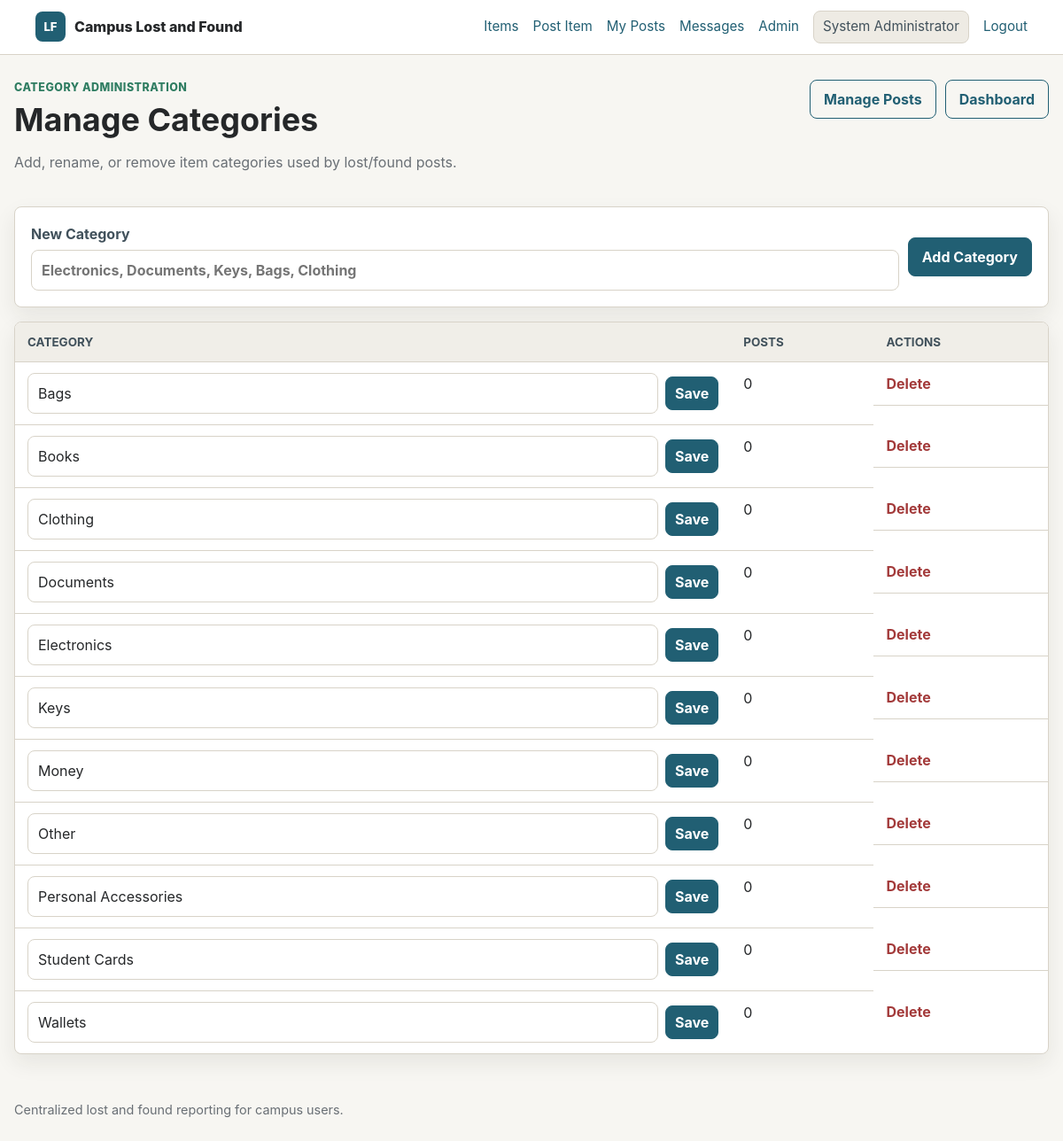
Screenshot of /admin/categories.php (signed in) with the database file from the repository.
### tables this page shows
CREATE TABLE IF NOT EXISTS users (
  id INT AUTO_INCREMENT PRIMARY KEY,
  name VARCHAR(120) NOT NULL,
  email VARCHAR(180) NOT NULL UNIQUE,
  password_hash VARCHAR(255) NOT NULL,
  role ENUM('user', 'admin') NOT NULL DEFAULT 'user',
  created_at TIMESTAMP NOT NULL DEFAULT CURRENT_TIMESTAMP
);

CREATE TABLE IF NOT EXISTS categories (
  id INT AUTO_INCREMENT PRIMARY KEY,
  name VARCHAR(80) NOT NULL UNIQUE
);

### includes/functions.php (called while the page is built, shortened)
<?php
function e(?string $value): string
{
    return htmlspecialchars((string) $value, ENT_QUOTES, 'UTF-8');
}
function url(string $path = ''): string
{
    return BASE_URL . '/' . ltrim($path, '/');
}

### includes/db.php (called while the page is built, shortened)
<?php
function db(): PDO
{
    static $pdo = null;
    if ($pdo instanceof PDO) {
        return $pdo;
    }
    $triedPorts = [];
    foreach (database_ports() as $port) {
        $triedPorts[] = $port;
        try {
            $dsn = sprintf('mysql:host=%s;port=%s;dbname=%s;charset=utf8mb4', DB_HOST, $port, DB_NAME);
            $pdo = new PDO($dsn, DB_USER, DB_PASS, [
                PDO::ATTR_ERRMODE => PDO::ERRMODE_EXCEPTION,
                PDO::ATTR_DEFAULT_FETCH_MODE => PDO::FETCH_ASSOC,
                PDO::ATTR_EMULATE_PREPARES => false,
            ]);
            return $pdo;
        } catch (PDOException) {
            $pdo = null;
        }
    }
    throw new RuntimeException(database_connection_error($triedPorts, true));
}

### includes/auth.php (called while the page is built, shortened)
<?php
function current_user(): ?array
{
    static $cached = null;
    if ($cached !== null && (int) $cached['id'] === (int) $_SESSION['user_id']) {
        return $cached;
    }
    $stmt = db()->prepare('SELECT id, name, email, role, created_at FROM users WHERE id = ?');
    $stmt->execute([$_SESSION['user_id']]);
    $cached = $stmt->fetch() ?: null;
    return $cached;
}
function is_logged_in(): bool
{
    return current_user() !== null;
}
function is_admin(): bool
{
    $user = current_user();
    return $user !== null && $user['role'] === 'admin';
}
function require_login(): void
{
    if (!is_logged_in()) {
        flash('Please log in to continue.', 'warning');
        redirect('login.php');
    }
}
function require_admin(): void
{
    require_login();
}

### admin/categories.php (the view, shortened to what this page needs)
<?php
require_admin();
$categories = db()->query("SELECT categories.id, categories.name, COUNT(items.id) AS item_count
    FROM categories
    LEFT JOIN items ON items.category_id = categories.id
    GROUP BY categories.id, categories.name
    ORDER BY categories.name")->fetchAll();
include dirname(__DIR__) . '/includes/header.php';
?>
<main class="page">
    <section class="page-head">
        <div>
            <p class="eyebrow">Category administration</p>
            <h1>Manage Categories</h1>
            <p class="muted">Add, rename, or remove item categories used by lost/found posts.</p>
        </div>
        <div class="form-actions">
            <a class="button ghost" href="<?= e(url('admin/posts.php')) ?>">Manage Posts</a>
            <a class="button ghost" href="<?= e(url('admin/index.php')) ?>">Dashboard</a>
        </div>
    </section>
    <form class="panel form-actions category-create-form" method="post">
        <label class="category-name-field">New Category
            <input type="text" name="name" placeholder="Electronics, Documents, Keys, Bags, Clothing" required>
        </label>
        <button class="button" type="submit">Add Category</button>
    </form>
    <div class="table-wrap">
        <table>
            <thead>
            <tr>
                <th>Category</th>
                <th>Posts</th>
                <th>Actions</th>
            </tr>
            </thead>
            <tbody>
            <?php foreach ($categories as $category): ?>
                <tr>
                    <td>
                        <form class="inline-edit-form" method="post">
                            <input type="text" name="name" value="<?= e($category['name']) ?>" required>
                            <button class="button small" type="submit">Save</button>
                        </form>
                    </td>
                    <td><?= (int) $category['item_count'] ?></td>
                    <td class="actions">
                        <?php if ((int) $category['item_count'] === 0): ?>
                            <form method="post" data-confirm="Delete this category?">
                                <button class="link-danger" type="submit">Delete</button>
                            </form>
                        <?php else: ?>
                            <span class="muted">In use</span>
                        <?php endif; ?>
                    </td>
                </tr>
            <?php endforeach; ?>
            </tbody>
        </table>
    </div>
</main>
<?php include dirname(__DIR__) . '/includes/footer.php'; ?>

### includes/header.php (shortened to what this page needs)
<?php
$user = current_user();
?>
<!doctype html>
<html lang="en" translate="no" class="notranslate">
<head>
    <link rel="stylesheet" href="<?= e(url('assets/css/styles.css')) ?>">
</head>
<body>
<header class="topbar">
    <a class="brand" href="<?= e(url('index.php')) ?>">
        <span class="brand-mark">LF</span>
        <span><?= e(APP_NAME) ?></span>
    </a>
    <nav class="nav">
        <?php if ($user): ?>
            <a href="<?= e(url('index.php')) ?>">Items</a>
            <a href="<?= e(url('post_item.php')) ?>">Post Item</a>
            <a href="<?= e(url('my_posts.php')) ?>">My Posts</a>
            <a href="<?= e(url('messages.php')) ?>">Messages</a>
            <?php if (is_admin()): ?>
                <a href="<?= e(url('admin/index.php')) ?>">Admin</a>
            <?php endif; ?>
            <span class="user-chip"><?= e($user['name']) ?></span>
            <a href="<?= e(url('logout.php')) ?>">Logout</a>
        <?php else: ?>
            <a href="<?= e(url('login.php')) ?>">Login</a>
            <a class="button small" href="<?= e(url('register.php')) ?>">Register</a>
        <?php endif; ?>
    </nav>
</header>

### includes/footer.php (shortened to what this page needs)
<footer class="footer">
    <span>Centralized lost and found reporting for campus users.</span>
</footer>
</body>
</html>

### assets/css/styles.css (style rules this page uses)
:root { --bg: #f7f6f2; --surface: #ffffff; --surface-alt: #eeebe4; --text: #252729; --muted: #696f75; --line: #d8d3c8; --primary: #215f73; --primary-strong: #174556; --green: #2f7d62; --amber: #9a6819; --red: #a33a3a; --ink-soft: #41515b; --shadow: 0 10px 24px rgba(35, 32, 27, 0.08); }
* { box-sizing: border-box; }
body { margin: 0; background: var(--bg); color: var(--text); font-family: Inter, "Segoe UI", Arial, sans-serif; line-height: 1.5; }
a { color: var(--primary); text-decoration: none; }
.topbar { position: sticky; top: 0; z-index: 10; display: flex; align-items: center; justify-content: space-between; gap: 16px; padding: 12px clamp(16px, 4vw, 40px); background: rgba(255, 255, 255, 0.94); border-bottom: 1px solid var(--line); backdrop-filter: blur(12px); }
.brand { display: inline-flex; align-items: center; gap: 10px; color: var(--text); font-weight: 800; }
.brand-mark { display: inline-grid; width: 34px; height: 34px; place-items: center; border-radius: 8px; background: var(--primary); color: #fff; font-size: 0.82rem; letter-spacing: 0; }
.nav { display: flex; align-items: center; flex-wrap: wrap; justify-content: flex-end; gap: 8px 16px; font-size: 0.95rem; }
.user-chip { padding: 6px 10px; border: 1px solid var(--line); border-radius: 8px; background: var(--surface-alt); color: var(--ink-soft); }
.page { width: min(1180px, calc(100% - 32px)); margin: 28px auto 52px; }
.page-head { display: flex; align-items: flex-start; justify-content: space-between; gap: 20px; margin-bottom: 22px; }
.page-head h1, .auth-card h1 { margin: 0 0 8px; font-size: clamp(1.7rem, 3vw, 2.35rem); line-height: 1.12; }
.eyebrow { margin: 0 0 6px; color: var(--green); font-size: 0.78rem; font-weight: 800; letter-spacing: 0.04em; text-transform: uppercase; }
.muted { color: var(--muted); }
.button, button { display: inline-flex; align-items: center; justify-content: center; min-height: 42px; padding: 9px 15px; border: 1px solid var(--primary); border-radius: 8px; background: var(--primary); color: #fff; font: inherit; font-weight: 700; cursor: pointer; }
.button.ghost { background: transparent; color: var(--primary); }
.button.small { min-height: 34px; padding: 6px 10px; }
label { display: grid; gap: 6px; color: var(--ink-soft); font-weight: 700; }
input, select, textarea { width: 100%; min-height: 42px; padding: 10px 11px; border: 1px solid var(--line); border-radius: 8px; background: #fff; color: var(--text); font: inherit; }
.form-actions { display: flex; align-items: center; flex-wrap: wrap; gap: 10px; }
.panel { padding: 18px; border: 1px solid var(--line); border-radius: 8px; background: var(--surface); box-shadow: var(--shadow); }
.table-wrap { overflow-x: auto; border: 1px solid var(--line); border-radius: 8px; background: var(--surface); box-shadow: var(--shadow); }
table { width: 100%; border-collapse: collapse; }
th, td { padding: 12px 14px; border-bottom: 1px solid var(--line); text-align: left; vertical-align: top; }
th { background: #f0eee8; color: var(--ink-soft); font-size: 0.84rem; text-transform: uppercase; }
tr:last-child td { border-bottom: 0; }
.actions { display: flex; align-items: center; flex-wrap: wrap; gap: 8px; }
.actions form { margin: 0; }
.category-create-form { margin-bottom: 16px; }
.category-name-field { min-width: min(420px, 100%); flex: 1; }
.inline-edit-form { display: flex; align-items: center; gap: 8px; }
.actions button, .link-danger { min-height: auto; padding: 0; border: 0; background: transparent; color: var(--primary); font-weight: 700; }
.link-danger { color: var(--red) !important; }
.footer { width: min(1180px, calc(100% - 32px)); margin: 0 auto 26px; color: var(--muted); font-size: 0.9rem; }

### rows the page displays
users: name "System Administrator"
categories: name "Bags", item_count "0"
categories: name "Books", item_count "0"
categories: name "Clothing", item_count "0"
categories: name "Documents", item_count "0"
categories: name "Electronics", item_count "0"
categories: name "Keys", item_count "0"
categories: name "Money", item_count "0"
categories: name "Other", item_count "0"
categories: name "Personal Accessories", item_count "0"
categories: name "Student Cards", item_count "0"
categories: name "Wallets", item_count "0"

### other values shown
APP_NAME "Campus Lost and Found"
